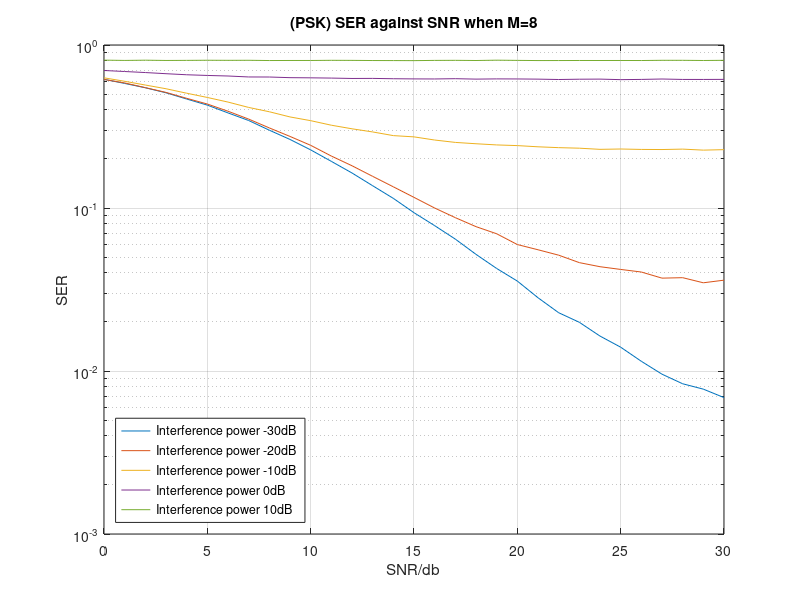

This chart was generated by the following MATLAB code:

clear all

%%%%%%%%%%%%%%%%%%%%%%%%%%%%%%%%%%%%%%%%%%%%%%%%%%%%%%%%%%%%%%%%%%%%%%%%
%This program simulates the symbal error rate of phase shift keying 
%(PSK) of M symbals by averaging the number of errors in N tests. The theoretical
%value is also caculated using derived expressions and a visual comparison 
%is made on a graph of symbal error rate (SER) against signal to noise ratio 
%(SNR) in dB to check the validity of the simulation.
%%%%%%%%%%%%%%%%%%%%%%%%%%%%%%%%%%%%%%%%%%%%%%%%%%%%%%%%%%%%%%%%%%%%%%%%

%declare parameters for SNR, N, and M
SNR_db = [0:30];
N=1e5;
M=8;

power_inter_db=-30:10:10;
power_inter=sqrt(10.^(power_inter_db./10));
L=length(power_inter);

sig_energy = 10.^(SNR_db/10);%convert SNR db to SNR
l = length(sig_energy);

SER_I_SIM=zeros(L,l);
SER_SIM = zeros(1,l);%declare a matrix for SER



%generate array of original signal
sig_ind=transpose([1:M]);
original_signal=exp(-1j*2*pi/M*(sig_ind-1));

mag = sqrt(sig_energy);%magnitude using to scale the power of transmitted signals

for SIM_index=1:L
    P_inter=power_inter(1,SIM_index);
tran_signal = zeros(N,1);


for index=1:l
    %transmitted signals are selected randomly from the original signals
    tran_signal_index = randi(M,N,1);
    tran_signal  = exp(-1j*2*pi/M*(tran_signal_index-1));
    
        
    %generate white gaussian noise n with unity power & fading channel h
    %with unity power
    noise =(randn(N,1)+1j*randn(N,1))./(mag(index)*sqrt(2));
    h = (randn(N,1)+1j*randn(N,1))./sqrt(2);
    interference=P_inter*(randn(N,1)+1j*randn(N,1))./sqrt(2);
    
    %received signal = magnitude * transmitted signal * fading channel + noise
    receive_sig =h.*tran_signal+noise+interference;
   
    %detected signals are generated by mapping each of  transmitted signals to the
    %nearest signal after channel
    Eucld_dist=zeros(N,M);
    
    for k = 1: M
        Eucld_dist(:,k) = abs(receive_sig - mag(index).*h.*original_signal(k,1) ).^2;
    end
    [~, indices ] = min(Eucld_dist,[],2) ;
    number_of_errors = (indices~=tran_signal_index);
    SER_SIM(index) = mean(number_of_errors);
end
SER_I_SIM(SIM_index,:)=SER_SIM;
end


%%%%%%%%%%%%%%%%%%%%%%%%%%%%%%%%%%%%%%%%%%%%%%%%%%%%%%%%%%%%%%%%%%%%%%%%
%plot a graph of SER against SNR for both simulation result and
%theoreetical expressions 
%%%%%%%%%%%%%%%%%%%%%%%%%%%%%%%%%%%%%%%%%%%%%%%%%%%%%%%%%%%%%%%%%%%%%%%%
semilogy(SNR_db,SER_I_SIM);
legend('Interference power -30dB','Interference power -20dB','Interference power -10dB','Interference power 0dB','Interference power 10dB','location','southwest');
str=sprintf('(PSK) SER against SNR when M=%d',M);
title(str);
xlabel('SNR/db');
ylabel('SER');
grid on
